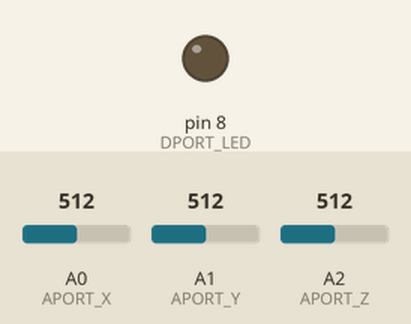
Recording of a sketch running on a simulated Arduino Uno, built with avr-gcc and run on an emulated ATmega328P. On the bench: output pins drawn as LEDs (lit = HIGH). Inputs (shaded band) come from the test bench; at power-on: A0 (APORT_X) = 512, A1 (APORT_Y) = 512, A2 (APORT_Z) = 512.

Above: at 0.05 s.
Timing chart, 0 to 3.0 s (numbered marks = the images above):
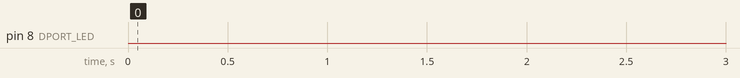

The sketch:

fio_test03_4_BlueToothSerial_for59194.ino
```cpp
#include <SoftwareSerial.h>

unsigned long t_next;
const unsigned long T = 100; //50ms
const int DPORT_RX = 4; //シリアル通信用 ポート
const int DPORT_TX = 3; //シリアル通信用 ポート
const int APORT_X = 0;
const int APORT_Y = 1;
const int APORT_Z = 2;
const int DPORT_LED = 8;
char sendText[256]; //シリアル通信で送る文字

SoftwareSerial mySerial(DPORT_RX, DPORT_TX);

boolean isInit = true;

void setup()
{
  pinMode(DPORT_LED, OUTPUT);
  t_next = millis();
  mySerial.begin(9600);
//  mySerial.begin(19200);
}


void loop()
{
  if (isInit){
    isInit = false;
    delay(5000);
  }

  unsigned long tc = millis();
  if (t_next < tc){
    //T秒経過した
    t_next = tc + T;

    //アナログポート読み込み
    int val[] = {analogRead(APORT_X), analogRead(APORT_Y), analogRead(APORT_Z)};    // アナログピンを読み取る

    if (mySerial.available()){
      val[0] = mySerial.read();
      memset(sendText, 0, sizeof(sendText));
      sprintf(sendText, "%ld,%d,%d,%d\n", tc, val[0], val[1], val[2]);
      mySerial.println(sendText);
    }else{
      //シリアル通信で送信
      memset(sendText, 0, sizeof(sendText));
      sprintf(sendText, "%ld,%d,%d,%d\n", tc, val[0], val[1], val[2]);
//      sprintf(sendText, "%ld\n", tc);
      mySerial.println(sendText);
  //    mySerial.write("\n");

    }


    //LED点灯
    digitalWrite(DPORT_LED,HIGH);
    delay(30);
    digitalWrite(DPORT_LED,LOW);

  }
}
```
